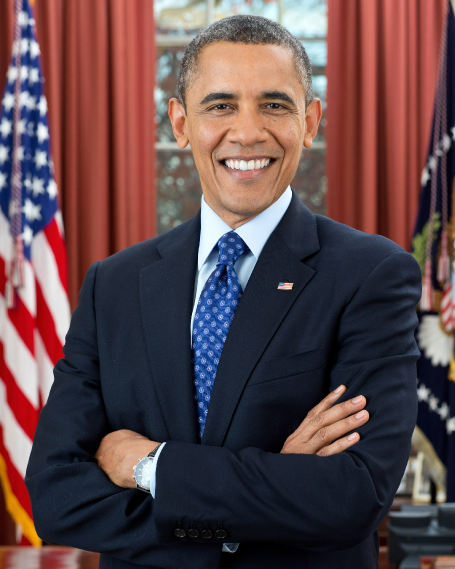
#> input picture OpenCV-Computer-Vision-Examples-with-Python-A-Complete-Guide-for-Dummies-master/Source Code/opencv/spatial filters/obama.jpg, 910 x 1137 px (shown at 1/2 size)
$ python filtering_images.py
#> lines starting #> are read from the running program, lines starting #| are printed output that depends on the picture
import cv2
import numpy as np
def point_operation(img, K, L):
    #apply point operation to given grayscale image
    img= np.asarray(img, dtype=np.float32)
    img = img * K + L
    # clip pixel values
    img[img > 255] = 255
    img[img < 0] = 0
    return np.asarray(img, dtype=np.uint8)
def main():
    #creating noise
    #adding weighted noise to an grayscale image
    img=cv2.imread("obama.jpg")
#> img is the input picture: shape (1137, 910, 3); mean B, G, R 74.6, 71.7, 95
    img=cv2.resize(img, (400, 600))
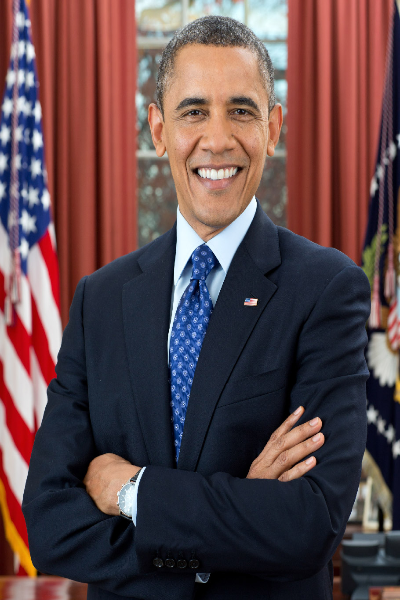
#> img: shape (600, 400, 3); mean B, G, R 74.5, 71.5, 94.9
    gray = cv2.cvtColor(img, cv2.COLOR_BGR2GRAY)
    # gray=cv2.resize(gray,(400,600))
    #creating a noisy image
    noise = np.zeros((img.shape[0], img.shape[1]), dtype=np.uint8)
    cv2.randu(noise, 0, 256)
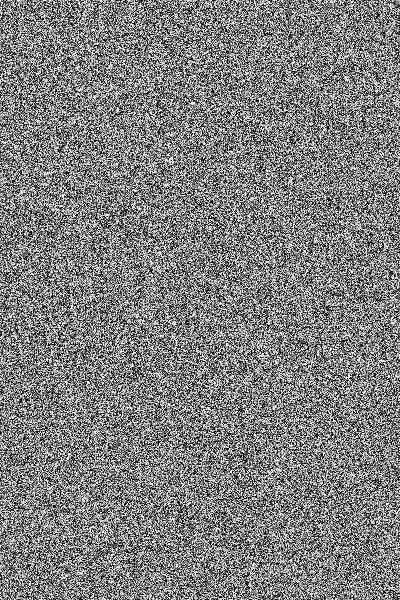
#> noise: shape (600, 400); min 0, max 255, mean 127.5
    # print(noise)
    noisy_img=gray + np.array(0.1*noise, dtype=np.uint8)

    # k = 0.5, l = 0
    out1 = point_operation(gray, 0.2, 0)
#> in point_operation, `return np.asarray(img, dtype=np.uint8)`:
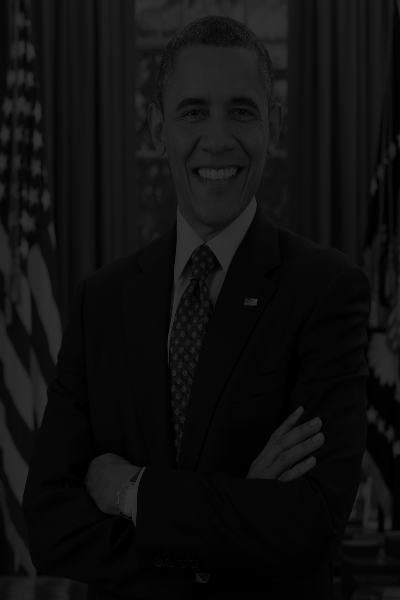
#> returned value: shape (600, 400); min 0, max 50, mean 15.4
    # k = 1., l = 10
    out2 = point_operation(gray, 1., 10)
#> in point_operation (call 2), `img[img > 255] = 255`: img: shape (600, 400) float32; min 10, max 255, mean 88.9
    # k = 0.8, l = 15
    out3 = point_operation(gray, 0.7, 25)
#> call 3 of point_operation, with K = 0.7, L = 25
#> in point_operation (call 3), `img = img * K + L`:
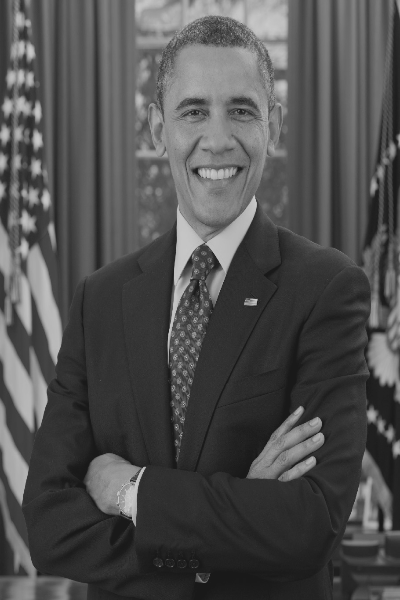
#> img: shape (600, 400) float32; min 25, max 202.8, mean 80.2
    res = np.hstack((gray, out1, out2, out3))
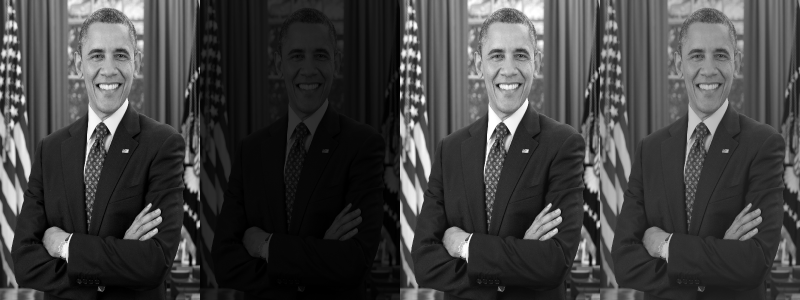
#> res: shape (600, 1600) (shown at 1/2 size); min 0, max 255, mean 65.7
    # [5 lines of commented-out code are left out]
    median_filter= cv2.medianBlur(noisy_img, 7)
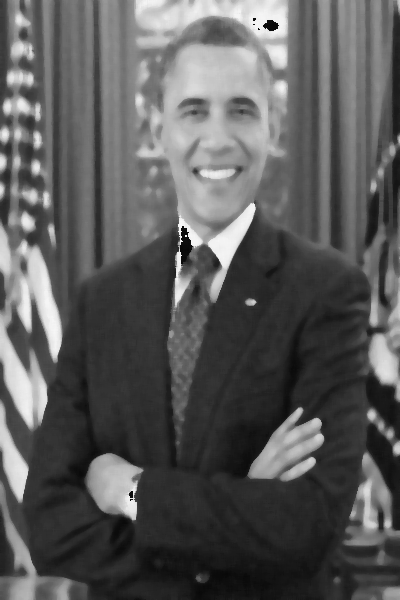
#> median_filter: shape (600, 400); min 7, max 246, mean 90.1
    bilateral_filter = cv2.bilateralFilter(noisy_img, 2, 75,75)
    final_image= np.hstack((gray, noisy_img, median_filter, bilateral_filter))
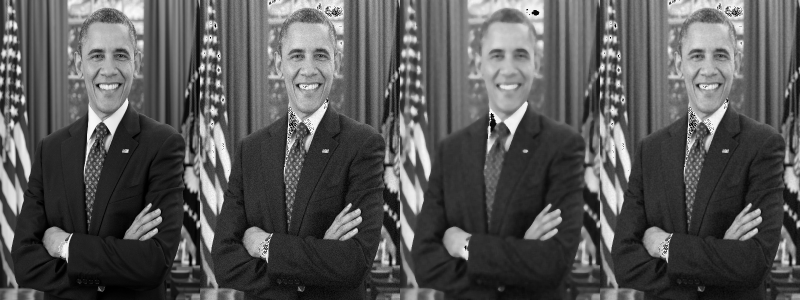
#> final_image: shape (600, 1600) (shown at 1/2 size); min 0, max 255, mean 87.1


    # cv2.imshow("Noise image", final_image)
    cv2.imshow("Point Operation", res)
    cv2.waitKey(0)
    cv2.destroyAllWindows()
if __name__ == '__main__':
  main()

$ run again, with OpenCV-Computer-Vision-Examples-with-Python-A-Complete-Guide-for-Dummies-master/Source Code/opencv/spatial filters/gradients.jpg copied over OpenCV-Computer-Vision-Examples-with-Python-A-Complete-Guide-for-Dummies-master/Source Code/opencv/spatial filters/obama.jpg
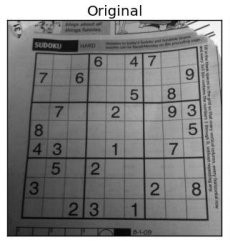
#> input picture OpenCV-Computer-Vision-Examples-with-Python-A-Complete-Guide-for-Dummies-master/Source Code/opencv/spatial filters/gradients.jpg, 230 x 241 px
#> in main, img is the input picture: shape (241, 230, 3); min 0, max 255, mean 133.8
#> in main, `median_filter= cv2.medianBlur(noisy_img, 7)`:
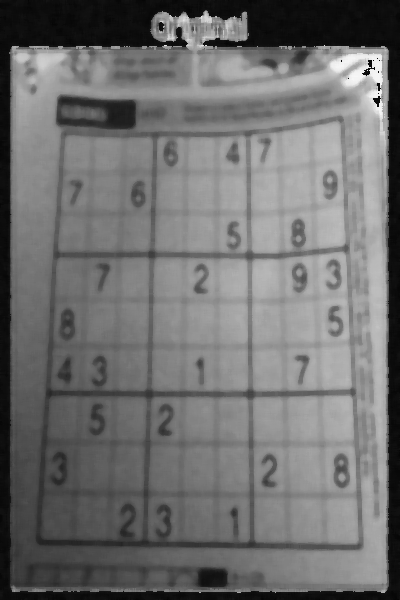
#> median_filter: shape (600, 400); min 4, max 247, mean 111.4
#> in main, `final_image= np.hstack((gray, noisy_img, median_filter, bilateral_filt..`:
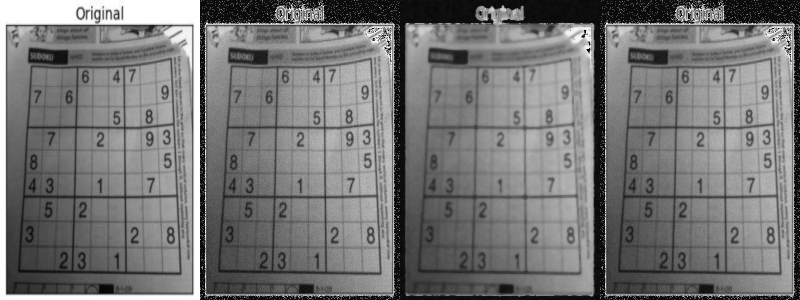
#> final_image: shape (600, 1600) (shown at 1/2 size); min 0, max 255, mean 117.8

$ run again, with OpenCV-Computer-Vision-Examples-with-Python-A-Complete-Guide-for-Dummies-master/Source Code/opencv/spatial filters/sudoku-original.jpg copied over OpenCV-Computer-Vision-Examples-with-Python-A-Complete-Guide-for-Dummies-master/Source Code/opencv/spatial filters/obama.jpg
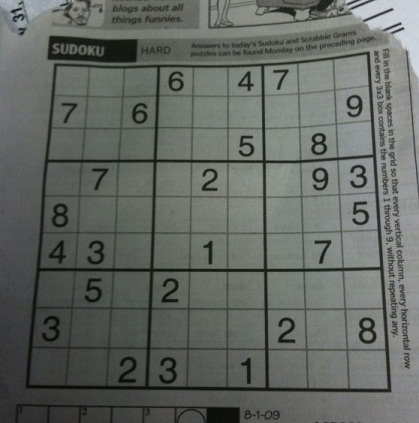
#> input picture OpenCV-Computer-Vision-Examples-with-Python-A-Complete-Guide-for-Dummies-master/Source Code/opencv/spatial filters/sudoku-original.jpg, 419 x 423 px
#> in main, img is the input picture: shape (423, 419, 3); mean B, G, R 98.9, 103.6, 99.4
#> in main, `median_filter= cv2.medianBlur(noisy_img, 7)`:
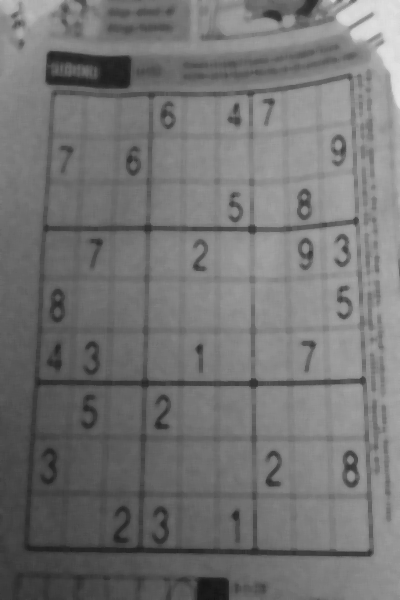
#> median_filter: shape (600, 400); min 19, max 229, mean 115.6
#> in main, `final_image= np.hstack((gray, noisy_img, median_filter, bilateral_filt..`:
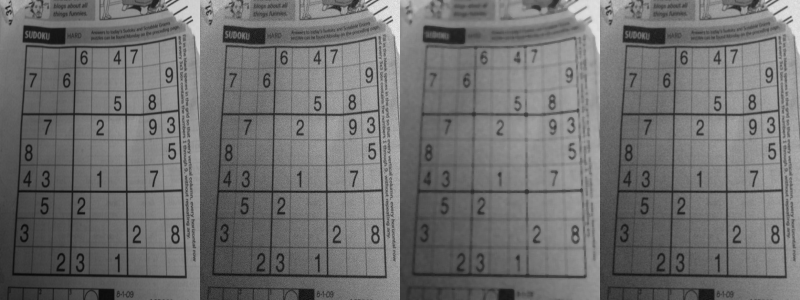
#> final_image: shape (600, 1600) (shown at 1/2 size); min 7, max 239, mean 111.2
